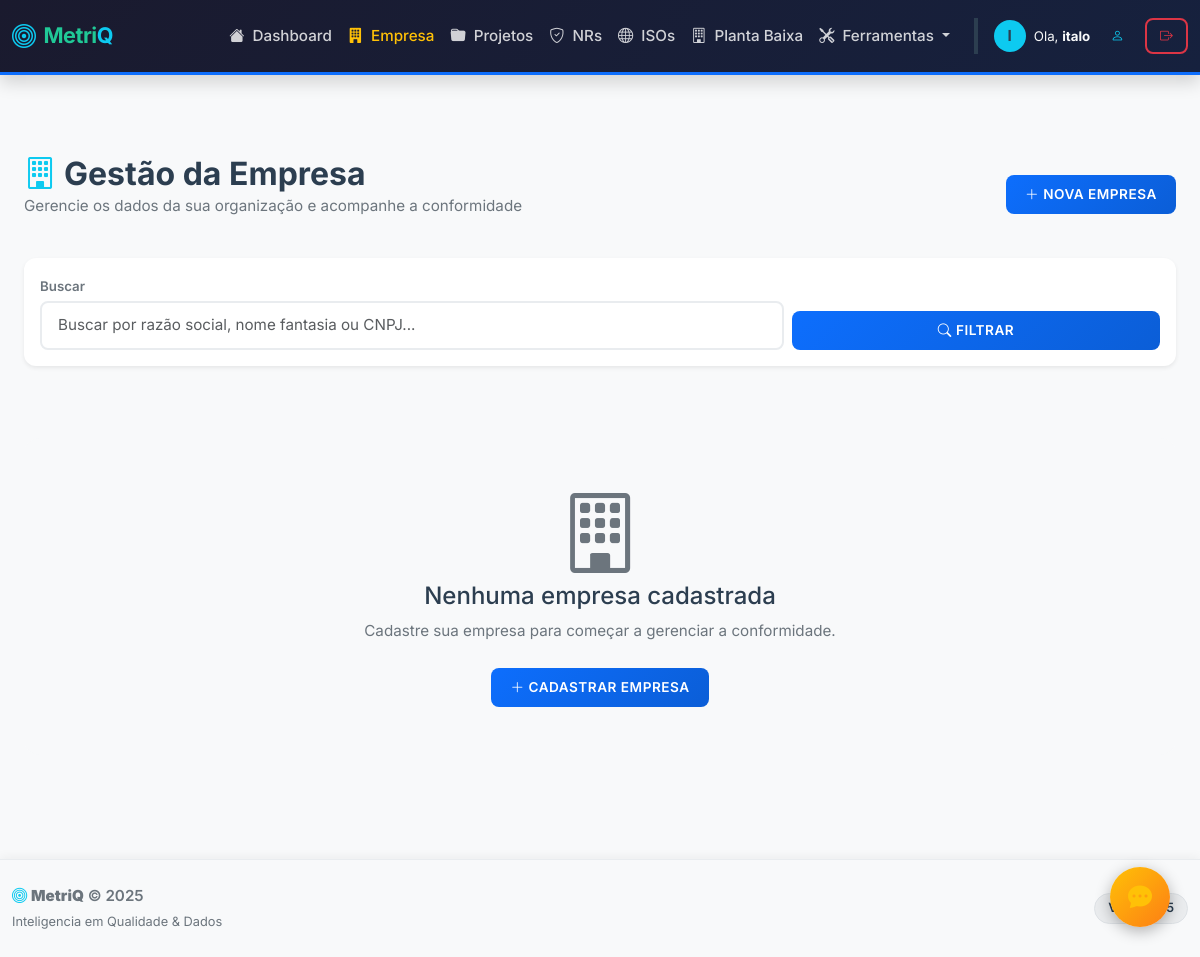
The app's page /empresas (signed in), older data.
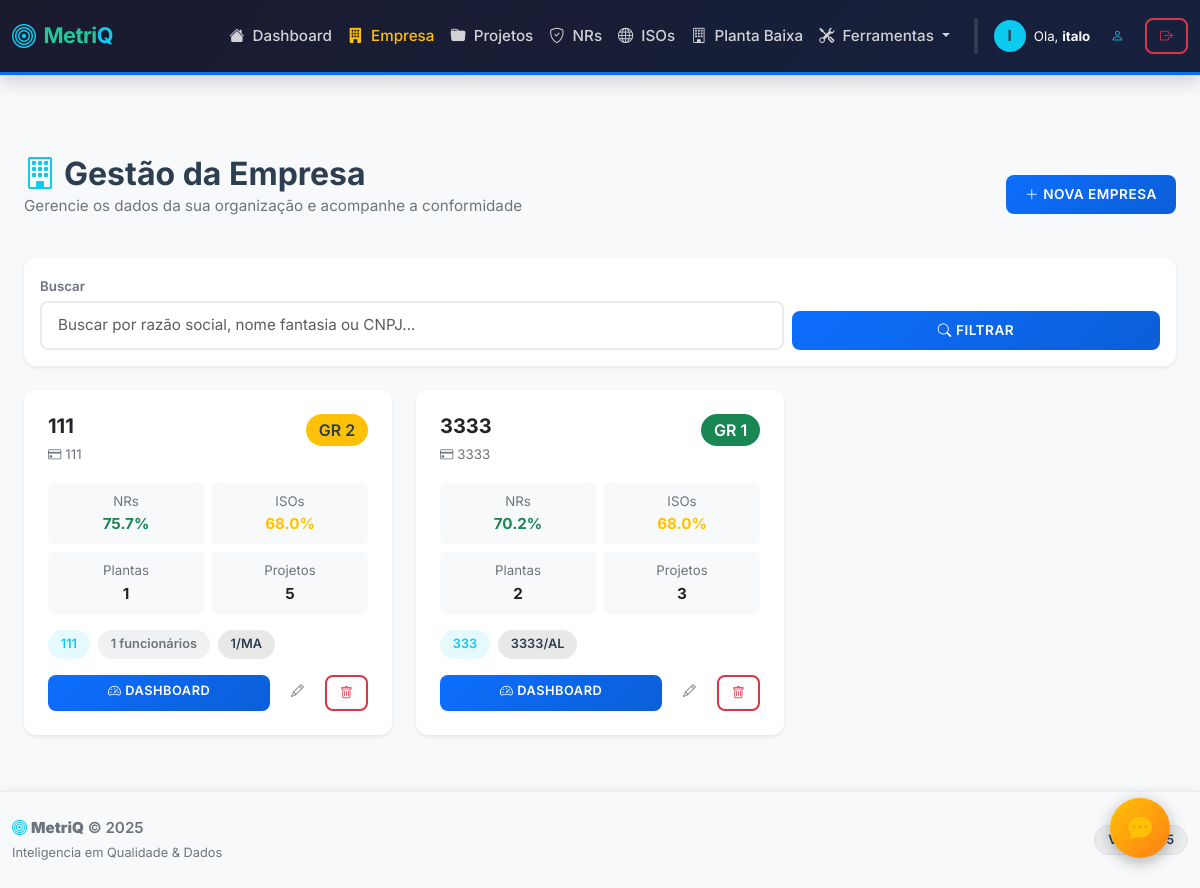
The same page, newer data.
### qualidade_flask/models.py (models this page shows, shortened)
class Empresa(db.Model):
    __tablename__ = 'empresa'
    id = db.Column(db.Integer, primary_key=True)
    razao_social = db.Column(db.String(200), nullable=False)
    nome_fantasia = db.Column(db.String(200), default='')
    cnpj = db.Column(db.String(18), unique=True, default='')
    cnae = db.Column(db.String(20), default='')  # CNAE principal
    ramo_atividade = db.Column(db.String(200), default='')
    grau_risco = db.Column(db.Integer, default=1)  # 1 a 4
    num_funcionarios = db.Column(db.Integer, default=0)
    endereco = db.Column(db.String(300), default='')
    bairro = db.Column(db.String(100), default='')
    cidade = db.Column(db.String(100), default='')
    estado = db.Column(db.String(2), default='')
    cep = db.Column(db.String(9), default='')
    telefone = db.Column(db.String(20), default='')
    email = db.Column(db.String(100), default='')
    responsavel_sst = db.Column(db.String(100), default='')
    data_criacao = db.Column(db.DateTime, default=datetime.now)
    data_atualizacao = db.Column(db.DateTime, default=datetime.now, onupdate=datetime.now)
    user_id = db.Column(db.Integer, db.ForeignKey('user.id'), nullable=False, index=True)
    plantas_baixas = db.relationship('PlantaBaixa', backref='empresa', lazy=True)
    checklists_nr = db.relationship('ChecklistNR', backref='empresa', lazy=True)
    checklists_iso = db.relationship('ChecklistISO', backref='empresa', lazy=True)
    def get_metricas_conformidade(self):
        from sqlalchemy import or_
        user_checklists_nr = ChecklistNR.query.filter(
            ChecklistNR.user_id == self.user_id,
            or_(ChecklistNR.empresa_id == self.id, ChecklistNR.empresa_id == None, ChecklistNR.empresa_id == 0)
        ).all()
        user_checklists_iso = ChecklistISO.query.filter(
            ChecklistISO.user_id == self.user_id,
            or_(ChecklistISO.empresa_id == self.id, ChecklistISO.empresa_id == None, ChecklistISO.empresa_id == 0)
        ).all()
        user_plantas = PlantaBaixa.query.filter(
            PlantaBaixa.user_id == self.user_id,
            or_(PlantaBaixa.empresa_id == self.id, PlantaBaixa.empresa_id == None, PlantaBaixa.empresa_id == 0)
        ).all()
        user_projetos = Projeto.query.filter(
            Projeto.user_id == self.user_id,
            or_(Projeto.empresa_id == self.id, Projeto.empresa_id == None, Projeto.empresa_id == 0)
        ).all()
        metricas = {
            'total_plantas': len(user_plantas),
            'total_projetos': len(user_projetos),
            'total_checklists_nr': len(user_checklists_nr),
            'total_checklists_iso': len(user_checklists_iso),
            'conformidade_nr_media': 0,
            'maturidade_iso_media': 0,
            'conformidade_planta_media': 0,
            'nr_concluidas': 0,
            'nr_nao_concluidas': 0,
            'projetos_ativos': 0
        }
        conformidades_nr = []
        for c in user_checklists_nr:
            pct = c.calcular_conformidade()
            if pct > 0:
                conformidades_nr.append(pct)
                metricas['nr_concluidas'] += 1
            else:
                if c.respostas:
                    metricas['nr_nao_concluidas'] += 1
        if conformidades_nr:
            metricas['conformidade_nr_media'] = round(sum(conformidades_nr) / len(conformidades_nr), 1)
        maturidades_iso = []
        for c in user_checklists_iso:
            m = c.calcular_maturidade_percentual()
            if m > 0:
                maturidades_iso.append(m)
        if maturidades_iso:
            metricas['maturidade_iso_media'] = round(sum(maturidades_iso) / len(maturidades_iso), 1)
        conformidades_planta = []
        for p in user_plantas:
            pct, _ = p.calcular_conformidade()
            if pct > 0:
                conformidades_planta.append(pct)
        if conformidades_planta:
            metricas['conformidade_planta_media'] = round(sum(conformidades_planta) / len(conformidades_planta), 1)
        metricas['projetos_ativos'] = sum(1 for p in user_projetos if p.ferramentas)
        return metricas

### qualidade_flask/blueprints/empresa.py (the view)
@empresa.route('/empresas')
@login_required
def lista():
    busca = request.args.get('busca', '')
    query = Empresa.query.filter_by(user_id=current_user.id)
    if busca:
        query = query.filter(
            (Empresa.razao_social.ilike(f'%{busca}%')) |
            (Empresa.nome_fantasia.ilike(f'%{busca}%')) |
            (Empresa.cnpj.ilike(f'%{busca}%'))
        )
    empresas = query.order_by(Empresa.data_atualizacao.desc()).all()
    return render_template('empresa/lista.html', empresas=empresas, busca=busca)

### qualidade_flask/models.py (called while the page is built)
    def calcular_conformidade(self):
        if not self.respostas:
            return 0
        total = len(self.respostas)
        conformes = sum(1 for r in self.respostas.values() if r == 'conforme')
        return round((conformes / total) * 100, 1) if total > 0 else 0

    def calcular_conformidade(self):
        default_stats = {'total': 0, 'conformes': 0, 'nao_conformes': 0, 'nao_aplicaveis': 0, 'percentual': 0}
        if not self.checklist_conformidade:
            return 0, default_stats
        respostas = self.checklist_conformidade
        total = len(respostas)
        conformes = sum(1 for r in respostas.values() if r == 'conforme')
        nao_conformes = sum(1 for r in respostas.values() if r == 'nao_conforme')
        nao_aplicaveis = sum(1 for r in respostas.values() if r == 'nao_aplicavel')
        total_aplicaveis = total - nao_aplicaveis
        percentual = round((conformes / total_aplicaveis) * 100, 1) if total_aplicaveis > 0 else 0
        stats = {'total': total, 'conformes': conformes, 'nao_conformes': nao_conformes, 'nao_aplicaveis': nao_aplicaveis, 'percentual': percentual}
        return percentual, stats

### qualidade_flask/templates/empresa/lista.html (shortened to what the changed rows need)
{% extends "base.html" %}
{% block content %}
<div class="container py-4">
    <div class="d-flex justify-content-between align-items-center mb-4">
        <div>
            <h2 class="fw-bold mb-0"><i class="bi bi-building text-info me-2"></i>Gestão da Empresa</h2>
        </div>
    </div>
    {% if empresas %}
    <div class="row g-4">
        {% for e in empresas %}
        {% set m = e.get_metricas_conformidade() %}
        <div class="col-md-6 col-lg-4">
            <div class="card h-100 border-0 shadow-sm hover-shadow transition">
                <div class="card-body">
                    <div class="d-flex justify-content-between align-items-start mb-3">
                        <div>
                            <h5 class="card-title fw-bold mb-1">{{ e.nome_fantasia or e.razao_social }}</h5>
                            {% if e.cnpj %}
                            <small class="text-muted"><i class="bi bi-credit-card me-1"></i>{{ e.cnpj }}</small>
                            {% endif %}
                        </div>
                        <span class="badge {% if e.grau_risco >= 3 %}bg-danger{% elif e.grau_risco == 2 %}bg-warning text-dark{% else %}bg-success{% endif %} fs-6">
                            GR {{ e.grau_risco }}
                        </span>
                    </div>
                    <div class="row g-2 mb-3">
                        <div class="col-6">
                            <div class="p-2 bg-light rounded text-center">
                                <small class="text-muted d-block">NRs</small>
                                <span class="fw-bold {% if m.conformidade_nr_media >= 70 %}text-success{% elif m.conformidade_nr_media >= 40 %}text-warning{% else %}text-danger{% endif %}">
                                    {{ m.conformidade_nr_media }}%
                                </span>
                            </div>
                        </div>
                        <div class="col-6">
                            <div class="p-2 bg-light rounded text-center">
                                <small class="text-muted d-block">ISOs</small>
                                <span class="fw-bold {% if m.maturidade_iso_media >= 70 %}text-success{% elif m.maturidade_iso_media >= 40 %}text-warning{% else %}text-danger{% endif %}">
                                    {{ m.maturidade_iso_media }}%
                                </span>
                            </div>
                        </div>
                        <div class="col-6">
                            <div class="p-2 bg-light rounded text-center">
                                <small class="text-muted d-block">Plantas</small>
                                <span class="fw-bold">{{ m.total_plantas }}</span>
                            </div>
                        </div>
                        <div class="col-6">
                            <div class="p-2 bg-light rounded text-center">
                                <small class="text-muted d-block">Projetos</small>
                                <span class="fw-bold">{{ m.total_projetos }}</span>
                            </div>
                        </div>
                    </div>
                    <div class="d-flex gap-2 flex-wrap small mb-3">
                        {% if e.ramo_atividade %}
                        <span class="badge bg-info bg-opacity-10 text-info">{{ e.ramo_atividade }}</span>
                        {% endif %}
                        {% if e.num_funcionarios %}
                        <span class="badge bg-secondary bg-opacity-10 text-secondary">{{ e.num_funcionarios }} funcionários</span>
                        {% endif %}
                        {% if e.cidade %}
                        <span class="badge bg-dark bg-opacity-10 text-dark">{{ e.cidade }}/{{ e.estado }}</span>
                        {% endif %}
                    </div>
                    <div class="d-flex gap-2">
                        <a href="{{ url_for('empresa.dashboard', id=e.id) }}" class="btn btn-primary btn-sm flex-grow-1">
                            <i class="bi bi-speedometer2 me-1"></i>Dashboard
                        </a>
                        <a href="{{ url_for('empresa.editar', id=e.id) }}" class="btn btn-outline-secondary btn-sm" title="Editar">
                            <i class="bi bi-pencil"></i>
                        </a>
                        <form action="{{ url_for('empresa.excluir', id=e.id) }}" method="POST" style="display:inline;" onsubmit="return confirm('Excluir esta empresa permanentemente?')">
                            <button type="submit" class="btn btn-outline-danger btn-sm" title="Excluir">
                                <i class="bi bi-trash"></i>
                            </button>
                        </form>
                    </div>
                </div>
            </div>
        </div>
        {% endfor %}
    </div>
    {% else %}
    <div class="text-center py-5">
        <div class="bg-light rounded-4 p-5">
            <i class="bi bi-building display-1 text-muted mb-3"></i>
            <h4>Nenhuma empresa cadastrada</h4>
            <p class="text-muted">
                {% if busca %}Tente ajustar a busca.{% else %}Cadastre sua empresa para começar a gerenciar a conformidade.{% endif %}
            </p>
            {% if not busca %}
            <a href="{{ url_for('empresa.cadastrar') }}" class="btn btn-primary btn-lg mt-2">
                <i class="bi bi-plus-lg me-1"></i>Cadastrar Empresa
            </a>
            {% endif %}
        </div>
    </div>
    {% endif %}
</div>
{% endblock %}

Row changes from the older to the newer data that the page shows:
added Empresa: nome_fantasia "111", cnpj "111", grau_risco "2", conformidade_nr_media "75.7", maturidade_iso_media "68.0", total_plantas "1", total_projetos "5", ramo_atividade "111", num_funcionarios "1", cidade "1", estado "MA"
added Empresa: nome_fantasia "3333", cnpj "3333", grau_risco "1", conformidade_nr_media "70.2", maturidade_iso_media "68.0", total_plantas "2", total_projetos "3", ramo_atividade "333", cidade "3333", estado "AL"
Text that changed along with them:
text no longer shown: "Nenhuma empresa cadastrada Cadastre sua empresa para começar a gerenciar a conformidade. CADASTRAR EMPRESA"
